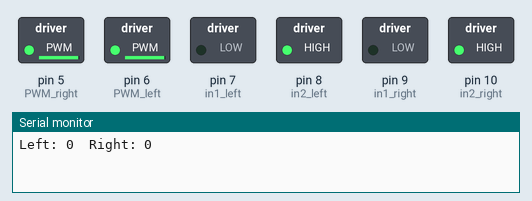
The sketch below on a simulated Arduino Uno, built with avr-gcc and run on an emulated ATmega328P. On the bench: switched loads named in the sketch (green lamp = pin HIGH), the last lines printed to the serial monitor.

Above: at 0.1 s.
At 6.2 s:
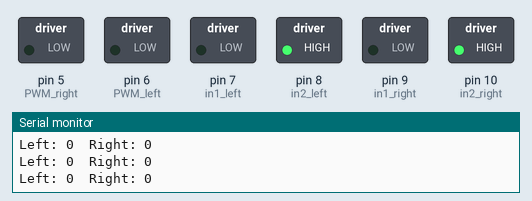
Timing chart, 0 to 7.7 s (numbered marks = the images above):
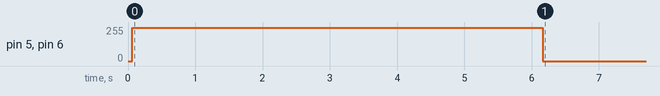

The sketch:

Kendali_RPM_menggunakan_PID.ino
```cpp
#define sensorLeft A0  // Pin analog untuk sensor inframerah kiri
#define sensorRight A1 // Pin analog untuk sensor inframerah kanan
#define encoder_kal 2   // Faktor kalibrasi encoder
#define PWM_left 6      // Pin PWM untuk motor kiri
#define PWM_right 5     // Pin PWM untuk motor kanan
#define in1_left 7      // Pin kontrol motor kiri
#define in2_left 8      // Pin kontrol motor kiri
#define in1_right 9     // Pin kontrol motor kanan
#define in2_right 10    // Pin kontrol motor kanan

int interval = 60;
int motorSpeedLeft = 0;
int motorSpeedRight = 0;
long previousMillis = 0;
long currentMillis = 0;
int rpmLeft = 0;
int rpmRight = 0;
int encoderValueLeft = 0;
int encoderValueRight = 0;
int data = 0;
int sp = 140;
float kp = 1;
float ki = 0.95;
float kd = 0;
float p, i, d;
int errorLeft = 0;
int lastErrorLeft = 0;
int sumErrorLeft = 0;
int errorRight = 0;
int lastErrorRight = 0;
int sumErrorRight = 0;

void setup() {
  // Inisialisasi
  Serial.begin(9600);
  pinMode(sensorLeft, INPUT);
  pinMode(sensorRight, INPUT);
  pinMode(PWM_left, OUTPUT);
  pinMode(PWM_right, OUTPUT);
  pinMode(in1_left, OUTPUT);
  pinMode(in2_left, OUTPUT);
  pinMode(in1_right, OUTPUT);
  pinMode(in2_right, OUTPUT);
  digitalWrite(in1_left, LOW);
  digitalWrite(in2_left, HIGH);
  digitalWrite(in1_right, LOW);
  digitalWrite(in2_right, HIGH);
  encoderValueLeft = 0;
  encoderValueRight = 0;
  previousMillis = millis();
}

void loop() {
  // Kendali RPM
  while (data <= 100) {
    currentMillis = millis();
    if (currentMillis - previousMillis > interval) {
      // Pembacaan RPM dan PID
      rpmLeft = (float)(encoderValueLeft * encoder_kal);
      rpmRight = (float)(encoderValueRight * encoder_kal);
      previousMillis = currentMillis;
      Serial.print("Left: ");
      Serial.print(rpmLeft);
      Serial.print("  Right: ");
      Serial.println(rpmRight);
      encoderValueLeft = 0;
      encoderValueRight = 0;

      // PID untuk motor kiri
      errorLeft = sp - rpmLeft;
      sumErrorLeft = sumErrorLeft + errorLeft;
      p = kp * errorLeft;
      i = ki * sumErrorLeft;
      d = kd * (errorLeft - lastErrorLeft);
      motorSpeedLeft = p + i + d;
      if (motorSpeedLeft > 250) motorSpeedLeft = 250;
      else if (motorSpeedLeft < 0) motorSpeedLeft = 0;

      // PID untuk motor kanan
      errorRight = sp - rpmRight;
      sumErrorRight = sumErrorRight + errorRight;
      p = kp * errorRight;
      i = ki * sumErrorRight;
      d = kd * (errorRight - lastErrorRight);
      motorSpeedRight = p + i + d;
      if (motorSpeedRight > 250) motorSpeedRight = 250;
      else if (motorSpeedRight < 0) motorSpeedRight = 0;

      analogWrite(PWM_left, motorSpeedLeft);
      analogWrite(PWM_right, motorSpeedRight);

      lastErrorLeft = errorLeft;
      lastErrorRight = errorRight;
      data++;
    }
  }
  analogWrite(PWM_left, 0);
  analogWrite(PWM_right, 0);
}

void updateEncoderLeft() {
  // Fungsi interupsi untuk menghitung encoder motor kiri
  encoderValueLeft++;
}

void updateEncoderRight() {
  // Fungsi interupsi untuk menghitung encoder motor kanan
  encoderValueRight++;
}
```

Measured:
- by itself, pin 5 (PWM_right), pin 6 (PWM_left): 0/255 → 250/255 at 0.06 s, → 0/255 6.1 s later
